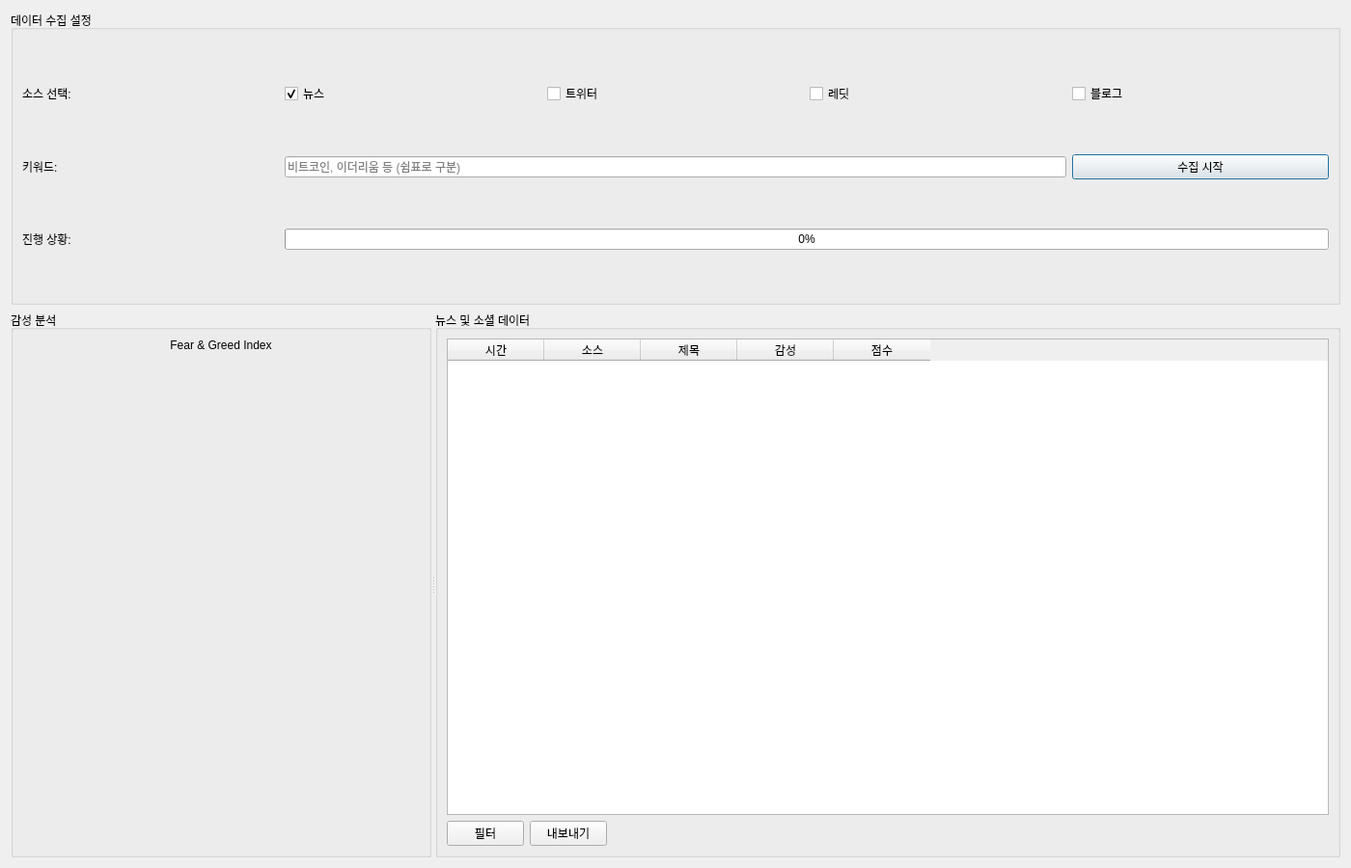
<?xml version="1.0" encoding="UTF-8"?>
<ui version="4.0">
 <class>SentimentDialog</class>
 <widget class="QDialog" name="SentimentDialog">
  <property name="geometry">
   <rect>
    <x>0</x>
    <y>0</y>
    <width>1400</width>
    <height>900</height>
   </rect>
  </property>
  <property name="windowTitle">
   <string>뉴스 및 소셜 감성 분석</string>
  </property>
  <layout class="QVBoxLayout" name="verticalLayout">
   <item>
    <widget class="QGroupBox" name="controlGroupBox">
     <property name="title">
      <string>데이터 수집 설정</string>
     </property>
     <layout class="QGridLayout" name="gridLayout">
      <item row="0" column="0">
       <widget class="QLabel" name="sourceLabel">
        <property name="text">
         <string>소스 선택:</string>
        </property>
       </widget>
      </item>
      <item row="0" column="1">
       <widget class="QCheckBox" name="newsCheckBox">
        <property name="text">
         <string>뉴스</string>
        </property>
        <property name="checked">
         <bool>true</bool>
        </property>
       </widget>
      </item>
      <item row="0" column="2">
       <widget class="QCheckBox" name="twitterCheckBox">
        <property name="text">
         <string>트위터</string>
        </property>
       </widget>
      </item>
      <item row="0" column="3">
       <widget class="QCheckBox" name="redditCheckBox">
        <property name="text">
         <string>레딧</string>
        </property>
       </widget>
      </item>
      <item row="0" column="4">
       <widget class="QCheckBox" name="blogCheckBox">
        <property name="text">
         <string>블로그</string>
        </property>
       </widget>
      </item>
      <item row="1" column="0">
       <widget class="QLabel" name="keywordLabel">
        <property name="text">
         <string>키워드:</string>
        </property>
       </widget>
      </item>
      <item row="1" column="1" colspan="3">
       <widget class="QLineEdit" name="keywordLineEdit">
        <property name="placeholderText">
         <string>비트코인, 이더리움 등 (쉼표로 구분)</string>
        </property>
       </widget>
      </item>
      <item row="1" column="4">
       <widget class="QPushButton" name="startButton">
        <property name="text">
         <string>수집 시작</string>
        </property>
       </widget>
      </item>
      <item row="2" column="0">
       <widget class="QLabel" name="progressLabel">
        <property name="text">
         <string>진행 상황:</string>
        </property>
       </widget>
      </item>
      <item row="2" column="1" colspan="4">
       <widget class="QProgressBar" name="progressBar">
        <property name="value">
         <number>0</number>
        </property>
       </widget>
      </item>
     </layout>
    </widget>
   </item>
   <item>
    <widget class="QSplitter" name="splitter">
     <property name="orientation">
      <enum>Qt::Horizontal</enum>
     </property>
     <widget class="QGroupBox" name="sentimentGroupBox">
      <property name="title">
       <string>감성 분석</string>
      </property>
      <layout class="QVBoxLayout" name="sentimentLayout">
       <item>
        <widget class="QLabel" name="fearGreedLabel">
         <property name="text">
          <string>Fear &amp; Greed Index</string>
         </property>
         <property name="alignment">
          <set>Qt::AlignCenter</set>
         </property>
        </widget>
       </item>
       <item>
        <widget class="QWidget" name="gaugeWidget" native="true">
         <property name="minimumSize">
          <size>
           <width>0</width>
           <height>200</height>
          </size>
         </property>
        </widget>
       </item>
       <item>
        <widget class="QWidget" name="trendChart" native="true">
         <property name="minimumSize">
          <size>
           <width>0</width>
           <height>300</height>
          </size>
         </property>
        </widget>
       </item>
      </layout>
     </widget>
     <widget class="QGroupBox" name="dataGroupBox">
      <property name="title">
       <string>뉴스 및 소셜 데이터</string>
      </property>
      <layout class="QVBoxLayout" name="dataLayout">
       <item>
        <widget class="QTableWidget" name="dataTable">
         <property name="columnCount">
          <number>5</number>
         </property>
         <column>
          <property name="text">
           <string>시간</string>
          </property>
         </column>
         <column>
          <property name="text">
           <string>소스</string>
          </property>
         </column>
         <column>
          <property name="text">
           <string>제목</string>
          </property>
         </column>
         <column>
          <property name="text">
           <string>감성</string>
          </property>
         </column>
         <column>
          <property name="text">
           <string>점수</string>
          </property>
         </column>
        </widget>
       </item>
       <item>
        <layout class="QHBoxLayout" name="buttonLayout">
         <item>
          <widget class="QPushButton" name="filterButton">
           <property name="text">
            <string>필터</string>
           </property>
          </widget>
         </item>
         <item>
          <widget class="QPushButton" name="exportButton">
           <property name="text">
            <string>내보내기</string>
           </property>
          </widget>
         </item>
         <item>
          <spacer name="horizontalSpacer">
           <property name="orientation">
            <enum>Qt::Horizontal</enum>
           </property>
           <property name="sizeHint" stdset="0">
            <size>
             <width>40</width>
             <height>20</height>
            </size>
           </property>
          </spacer>
         </item>
        </layout>
       </item>
      </layout>
     </widget>
    </widget>
   </item>
  </layout>
 </widget>
 <resources/>
 <connections/>
</ui>
